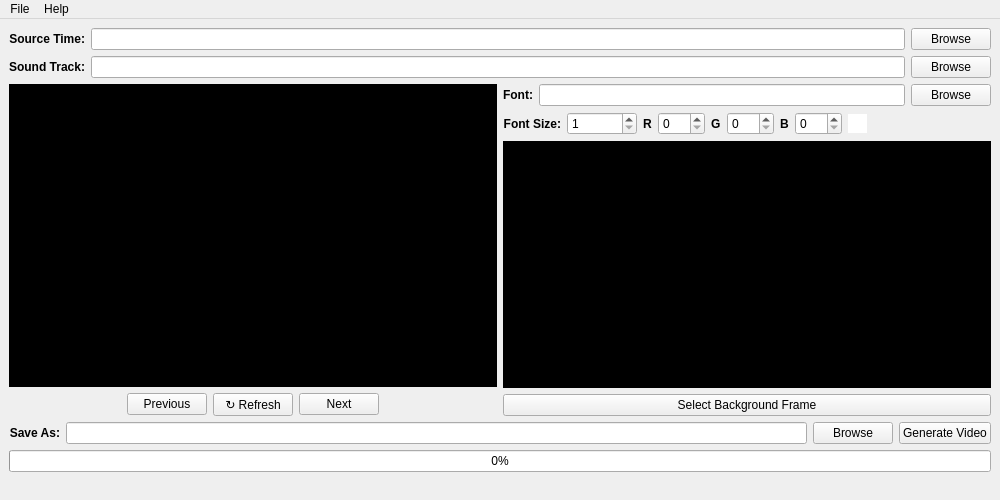
<?xml version="1.0" encoding="UTF-8"?>
<ui version="4.0">
 <class>MainWindow</class>
 <widget class="QMainWindow" name="MainWindow">
  <property name="windowModality">
   <enum>Qt::ApplicationModal</enum>
  </property>
  <property name="enabled">
   <bool>true</bool>
  </property>
  <property name="geometry">
   <rect>
    <x>0</x>
    <y>0</y>
    <width>1000</width>
    <height>500</height>
   </rect>
  </property>
  <property name="sizePolicy">
   <sizepolicy hsizetype="Minimum" vsizetype="Minimum">
    <horstretch>0</horstretch>
    <verstretch>0</verstretch>
   </sizepolicy>
  </property>
  <property name="minimumSize">
   <size>
    <width>578</width>
    <height>357</height>
   </size>
  </property>
  <property name="maximumSize">
   <size>
    <width>35000</width>
    <height>35000</height>
   </size>
  </property>
  <property name="font">
   <font>
    <weight>50</weight>
    <italic>false</italic>
    <bold>false</bold>
    <strikeout>false</strikeout>
    <kerning>true</kerning>
   </font>
  </property>
  <property name="windowTitle">
   <string>SubVideo</string>
  </property>
  <property name="tabShape">
   <enum>QTabWidget::Rounded</enum>
  </property>
  <property name="dockNestingEnabled">
   <bool>false</bool>
  </property>
  <property name="unifiedTitleAndToolBarOnMac">
   <bool>true</bool>
  </property>
  <widget class="QWidget" name="centralwidget">
   <layout class="QGridLayout" name="gridLayout_4">
    <item row="0" column="0">
     <layout class="QVBoxLayout" name="verticalLayout_3">
      <item>
       <layout class="QGridLayout" name="gridLayout">
        <item row="1" column="0">
         <widget class="QLabel" name="sound_track_label">
          <property name="font">
           <font>
            <weight>75</weight>
            <italic>false</italic>
            <bold>true</bold>
            <strikeout>false</strikeout>
            <kerning>true</kerning>
           </font>
          </property>
          <property name="text">
           <string>Sound Track:</string>
          </property>
          <property name="alignment">
           <set>Qt::AlignRight|Qt::AlignTrailing|Qt::AlignVCenter</set>
          </property>
         </widget>
        </item>
        <item row="0" column="0">
         <widget class="QLabel" name="source_time_label">
          <property name="font">
           <font>
            <weight>75</weight>
            <italic>false</italic>
            <bold>true</bold>
            <strikeout>false</strikeout>
            <kerning>true</kerning>
           </font>
          </property>
          <property name="layoutDirection">
           <enum>Qt::LeftToRight</enum>
          </property>
          <property name="text">
           <string>Source Time:</string>
          </property>
          <property name="alignment">
           <set>Qt::AlignRight|Qt::AlignTrailing|Qt::AlignVCenter</set>
          </property>
         </widget>
        </item>
        <item row="1" column="2">
         <widget class="QPushButton" name="sound_track_button">
          <property name="toolTip">
           <string>Browse Soundtrack (Ctrl+T)</string>
          </property>
          <property name="statusTip">
           <string>Browse for sound track file</string>
          </property>
          <property name="text">
           <string>Browse</string>
          </property>
          <property name="shortcut">
           <string>Ctrl+T</string>
          </property>
         </widget>
        </item>
        <item row="0" column="1">
         <widget class="QLineEdit" name="source_time_tb">
          <property name="enabled">
           <bool>true</bool>
          </property>
          <property name="inputMethodHints">
           <set>Qt::ImhNone</set>
          </property>
          <property name="echoMode">
           <enum>QLineEdit::Normal</enum>
          </property>
         </widget>
        </item>
        <item row="1" column="1">
         <widget class="QLineEdit" name="sound_track_tb">
          <property name="enabled">
           <bool>true</bool>
          </property>
         </widget>
        </item>
        <item row="0" column="2">
         <widget class="QPushButton" name="source_time_button">
          <property name="toolTip">
           <string>Browse Source Time File (Ctrl+E)</string>
          </property>
          <property name="statusTip">
           <string>Browse for frame text and timecode file</string>
          </property>
          <property name="text">
           <string>Browse</string>
          </property>
          <property name="shortcut">
           <string>Ctrl+E</string>
          </property>
         </widget>
        </item>
       </layout>
      </item>
      <item>
       <layout class="QHBoxLayout" name="horizontalLayout_2">
        <item>
         <layout class="QVBoxLayout" name="frame_preview">
          <item>
           <widget class="QGraphicsView" name="preview_graphic">
            <property name="statusTip">
             <string>Preview window for each frame</string>
            </property>
            <property name="styleSheet">
             <string notr="true">background-color: rgb(0, 0, 0);</string>
            </property>
            <property name="verticalScrollBarPolicy">
             <enum>Qt::ScrollBarAlwaysOff</enum>
            </property>
            <property name="horizontalScrollBarPolicy">
             <enum>Qt::ScrollBarAsNeeded</enum>
            </property>
           </widget>
          </item>
          <item>
           <layout class="QHBoxLayout" name="frame_controls">
            <item>
             <spacer name="horizontalSpacer">
              <property name="orientation">
               <enum>Qt::Horizontal</enum>
              </property>
              <property name="sizeHint" stdset="0">
               <size>
                <width>40</width>
                <height>20</height>
               </size>
              </property>
             </spacer>
            </item>
            <item>
             <widget class="QPushButton" name="frame_previous_button">
              <property name="toolTip">
               <string>Show previous frame (Ctrl+p)</string>
              </property>
              <property name="statusTip">
               <string>Show previous frame</string>
              </property>
              <property name="text">
               <string>Previous</string>
              </property>
              <property name="shortcut">
               <string>Ctrl+P</string>
              </property>
             </widget>
            </item>
            <item>
             <widget class="QPushButton" name="refresh_button">
              <property name="toolTip">
               <string>Refresh Preview (Ctrl+R)</string>
              </property>
              <property name="statusTip">
               <string>Refresh frame preview window</string>
              </property>
              <property name="text">
               <string>↻ Refresh</string>
              </property>
              <property name="shortcut">
               <string>Ctrl+R</string>
              </property>
             </widget>
            </item>
            <item>
             <widget class="QPushButton" name="frame_next_button">
              <property name="toolTip">
               <string>Show next frame (Ctrl+N)</string>
              </property>
              <property name="statusTip">
               <string>Show next frame</string>
              </property>
              <property name="text">
               <string>Next</string>
              </property>
              <property name="shortcut">
               <string>Ctrl+N</string>
              </property>
             </widget>
            </item>
            <item>
             <spacer name="horizontalSpacer_2">
              <property name="orientation">
               <enum>Qt::Horizontal</enum>
              </property>
              <property name="sizeHint" stdset="0">
               <size>
                <width>40</width>
                <height>20</height>
               </size>
              </property>
             </spacer>
            </item>
           </layout>
          </item>
         </layout>
        </item>
        <item>
         <layout class="QVBoxLayout" name="verticalLayout">
          <item>
           <layout class="QFormLayout" name="formLayout">
            <item row="0" column="0">
             <widget class="QLabel" name="font_choice_label">
              <property name="font">
               <font>
                <weight>75</weight>
                <italic>false</italic>
                <bold>true</bold>
                <strikeout>false</strikeout>
                <kerning>true</kerning>
               </font>
              </property>
              <property name="text">
               <string>Font:</string>
              </property>
              <property name="alignment">
               <set>Qt::AlignRight|Qt::AlignTrailing|Qt::AlignVCenter</set>
              </property>
             </widget>
            </item>
            <item row="0" column="1">
             <layout class="QHBoxLayout" name="horizontalLayout_4">
              <item>
               <widget class="QLineEdit" name="font_tb">
                <property name="enabled">
                 <bool>true</bool>
                </property>
               </widget>
              </item>
              <item>
               <widget class="QPushButton" name="font_button">
                <property name="toolTip">
                 <string>Browse for font file (Ctrl+F)</string>
                </property>
                <property name="statusTip">
                 <string>Browse for font file</string>
                </property>
                <property name="text">
                 <string>Browse</string>
                </property>
                <property name="shortcut">
                 <string>Ctrl+F</string>
                </property>
               </widget>
              </item>
             </layout>
            </item>
           </layout>
          </item>
          <item>
           <layout class="QHBoxLayout" name="horizontalLayout">
            <item>
             <layout class="QFormLayout" name="formLayout_2">
              <item row="0" column="0">
               <widget class="QLabel" name="font_size_label">
                <property name="font">
                 <font>
                  <weight>75</weight>
                  <italic>false</italic>
                  <bold>true</bold>
                  <strikeout>false</strikeout>
                  <kerning>true</kerning>
                 </font>
                </property>
                <property name="text">
                 <string>Font Size:</string>
                </property>
                <property name="alignment">
                 <set>Qt::AlignRight|Qt::AlignTrailing|Qt::AlignVCenter</set>
                </property>
               </widget>
              </item>
              <item row="0" column="1">
               <widget class="QSpinBox" name="font_size_tb">
                <property name="minimumSize">
                 <size>
                  <width>70</width>
                  <height>0</height>
                 </size>
                </property>
                <property name="statusTip">
                 <string>Set font size</string>
                </property>
                <property name="minimum">
                 <number>1</number>
                </property>
                <property name="maximum">
                 <number>10000</number>
                </property>
                <property name="singleStep">
                 <number>1</number>
                </property>
               </widget>
              </item>
             </layout>
            </item>
            <item>
             <layout class="QFormLayout" name="red_layout_2">
              <item row="0" column="0">
               <widget class="QLabel" name="red_label_2">
                <property name="font">
                 <font>
                  <weight>75</weight>
                  <bold>true</bold>
                 </font>
                </property>
                <property name="text">
                 <string>R</string>
                </property>
               </widget>
              </item>
              <item row="0" column="1">
               <widget class="QSpinBox" name="red_spin_box_2">
                <property name="statusTip">
                 <string>Set font red value</string>
                </property>
                <property name="maximum">
                 <number>255</number>
                </property>
               </widget>
              </item>
             </layout>
            </item>
            <item>
             <layout class="QFormLayout" name="green_layout">
              <item row="0" column="0">
               <widget class="QLabel" name="green_label">
                <property name="font">
                 <font>
                  <weight>75</weight>
                  <bold>true</bold>
                 </font>
                </property>
                <property name="text">
                 <string>G</string>
                </property>
               </widget>
              </item>
              <item row="0" column="1">
               <widget class="QSpinBox" name="green_spin_box">
                <property name="statusTip">
                 <string>Set font green value</string>
                </property>
                <property name="maximum">
                 <number>255</number>
                </property>
               </widget>
              </item>
             </layout>
            </item>
            <item>
             <layout class="QFormLayout" name="blue_layout">
              <item row="0" column="0">
               <widget class="QLabel" name="blue_label">
                <property name="font">
                 <font>
                  <weight>75</weight>
                  <bold>true</bold>
                 </font>
                </property>
                <property name="text">
                 <string>B</string>
                </property>
               </widget>
              </item>
              <item row="0" column="1">
               <widget class="QSpinBox" name="blue_spin_box">
                <property name="statusTip">
                 <string>Set font blue value</string>
                </property>
                <property name="maximum">
                 <number>255</number>
                </property>
               </widget>
              </item>
             </layout>
            </item>
            <item>
             <widget class="QGraphicsView" name="color_preview">
              <property name="sizePolicy">
               <sizepolicy hsizetype="Fixed" vsizetype="Fixed">
                <horstretch>0</horstretch>
                <verstretch>0</verstretch>
               </sizepolicy>
              </property>
              <property name="minimumSize">
               <size>
                <width>19</width>
                <height>19</height>
               </size>
              </property>
              <property name="maximumSize">
               <size>
                <width>19</width>
                <height>19</height>
               </size>
              </property>
              <property name="baseSize">
               <size>
                <width>19</width>
                <height>19</height>
               </size>
              </property>
              <property name="frameShape">
               <enum>QFrame::NoFrame</enum>
              </property>
              <property name="frameShadow">
               <enum>QFrame::Plain</enum>
              </property>
             </widget>
            </item>
            <item>
             <spacer name="horizontalSpacer_3">
              <property name="orientation">
               <enum>Qt::Horizontal</enum>
              </property>
              <property name="sizeHint" stdset="0">
               <size>
                <width>40</width>
                <height>20</height>
               </size>
              </property>
             </spacer>
            </item>
           </layout>
          </item>
          <item>
           <layout class="QVBoxLayout" name="verticalLayout_2">
            <item>
             <widget class="QGraphicsView" name="background_preview">
              <property name="statusTip">
               <string>Preview window showing the background frame</string>
              </property>
              <property name="styleSheet">
               <string notr="true">background-color: rgb(0, 0, 0);</string>
              </property>
              <property name="inputMethodHints">
               <set>Qt::ImhNone</set>
              </property>
              <property name="frameShape">
               <enum>QFrame::StyledPanel</enum>
              </property>
              <property name="frameShadow">
               <enum>QFrame::Sunken</enum>
              </property>
              <property name="verticalScrollBarPolicy">
               <enum>Qt::ScrollBarAlwaysOff</enum>
              </property>
              <property name="horizontalScrollBarPolicy">
               <enum>Qt::ScrollBarAlwaysOff</enum>
              </property>
              <property name="sizeAdjustPolicy">
               <enum>QAbstractScrollArea::AdjustToContents</enum>
              </property>
             </widget>
            </item>
            <item>
             <widget class="QPushButton" name="background_button">
              <property name="toolTip">
               <string>Browse for background frame (Ctrl+B)</string>
              </property>
              <property name="statusTip">
               <string>Browse for background frame</string>
              </property>
              <property name="text">
               <string>Select Background Frame</string>
              </property>
              <property name="shortcut">
               <string>Ctrl+B</string>
              </property>
             </widget>
            </item>
           </layout>
          </item>
         </layout>
        </item>
       </layout>
      </item>
      <item>
       <layout class="QGridLayout" name="gridLayout_2">
        <item row="0" column="2">
         <widget class="QPushButton" name="video_location_button">
          <property name="toolTip">
           <string>Browse for output file location (Ctrl+L)</string>
          </property>
          <property name="statusTip">
           <string>Browse for output video location</string>
          </property>
          <property name="text">
           <string>Browse</string>
          </property>
          <property name="shortcut">
           <string>Ctrl+L</string>
          </property>
         </widget>
        </item>
        <item row="0" column="0">
         <widget class="QLabel" name="video_location_label">
          <property name="font">
           <font>
            <weight>75</weight>
            <italic>false</italic>
            <bold>true</bold>
            <strikeout>false</strikeout>
            <kerning>true</kerning>
           </font>
          </property>
          <property name="layoutDirection">
           <enum>Qt::LeftToRight</enum>
          </property>
          <property name="text">
           <string>Save As:</string>
          </property>
          <property name="alignment">
           <set>Qt::AlignRight|Qt::AlignTrailing|Qt::AlignVCenter</set>
          </property>
         </widget>
        </item>
        <item row="0" column="1">
         <widget class="QLineEdit" name="video_location_tb">
          <property name="enabled">
           <bool>true</bool>
          </property>
         </widget>
        </item>
        <item row="0" column="3">
         <widget class="QPushButton" name="generate_video_button">
          <property name="toolTip">
           <string>Generate Video (Ctrl+Return)</string>
          </property>
          <property name="statusTip">
           <string>Generate video</string>
          </property>
          <property name="text">
           <string>Generate Video</string>
          </property>
          <property name="shortcut">
           <string>Ctrl+Return</string>
          </property>
         </widget>
        </item>
       </layout>
      </item>
      <item>
       <widget class="QProgressBar" name="video_generation_progress">
        <property name="enabled">
         <bool>true</bool>
        </property>
        <property name="value">
         <number>0</number>
        </property>
        <property name="invertedAppearance">
         <bool>false</bool>
        </property>
       </widget>
      </item>
     </layout>
    </item>
   </layout>
  </widget>
  <widget class="QMenuBar" name="menubar">
   <property name="geometry">
    <rect>
     <x>0</x>
     <y>0</y>
     <width>1000</width>
     <height>20</height>
    </rect>
   </property>
   <property name="nativeMenuBar">
    <bool>true</bool>
   </property>
   <widget class="QMenu" name="menuFile">
    <property name="title">
     <string>File</string>
    </property>
    <addaction name="actionOpen"/>
    <addaction name="actionSave"/>
   </widget>
   <widget class="QMenu" name="menuHelp">
    <property name="title">
     <string>Help</string>
    </property>
    <addaction name="actionAbout"/>
   </widget>
   <addaction name="menuFile"/>
   <addaction name="menuHelp"/>
  </widget>
  <widget class="QStatusBar" name="statusbar">
   <property name="enabled">
    <bool>true</bool>
   </property>
   <property name="sizeGripEnabled">
    <bool>false</bool>
   </property>
  </widget>
  <action name="actionOpen">
   <property name="icon">
    <iconset theme="open">
     <normaloff>../../../../../.designer/backup</normaloff>../../../../../.designer/backup</iconset>
   </property>
   <property name="text">
    <string>Open</string>
   </property>
   <property name="shortcut">
    <string>Ctrl+O</string>
   </property>
  </action>
  <action name="actionSave">
   <property name="text">
    <string>Save</string>
   </property>
   <property name="shortcut">
    <string>Ctrl+S</string>
   </property>
  </action>
  <action name="actionAbout">
   <property name="text">
    <string>About</string>
   </property>
   <property name="shortcut">
    <string>Ctrl+A</string>
   </property>
  </action>
  <action name="actionClear">
   <property name="text">
    <string>Clear</string>
   </property>
   <property name="shortcut">
    <string>Esc</string>
   </property>
  </action>
 </widget>
 <tabstops>
  <tabstop>source_time_tb</tabstop>
  <tabstop>source_time_button</tabstop>
  <tabstop>sound_track_tb</tabstop>
  <tabstop>sound_track_button</tabstop>
  <tabstop>preview_graphic</tabstop>
  <tabstop>font_tb</tabstop>
  <tabstop>font_button</tabstop>
  <tabstop>font_size_tb</tabstop>
  <tabstop>red_spin_box_2</tabstop>
  <tabstop>green_spin_box</tabstop>
  <tabstop>blue_spin_box</tabstop>
  <tabstop>color_preview</tabstop>
  <tabstop>background_preview</tabstop>
  <tabstop>frame_previous_button</tabstop>
  <tabstop>refresh_button</tabstop>
  <tabstop>frame_next_button</tabstop>
  <tabstop>background_button</tabstop>
  <tabstop>video_location_tb</tabstop>
  <tabstop>video_location_button</tabstop>
  <tabstop>generate_video_button</tabstop>
 </tabstops>
 <resources>
  <include location="main_images.qrc"/>
 </resources>
 <connections/>
</ui>
